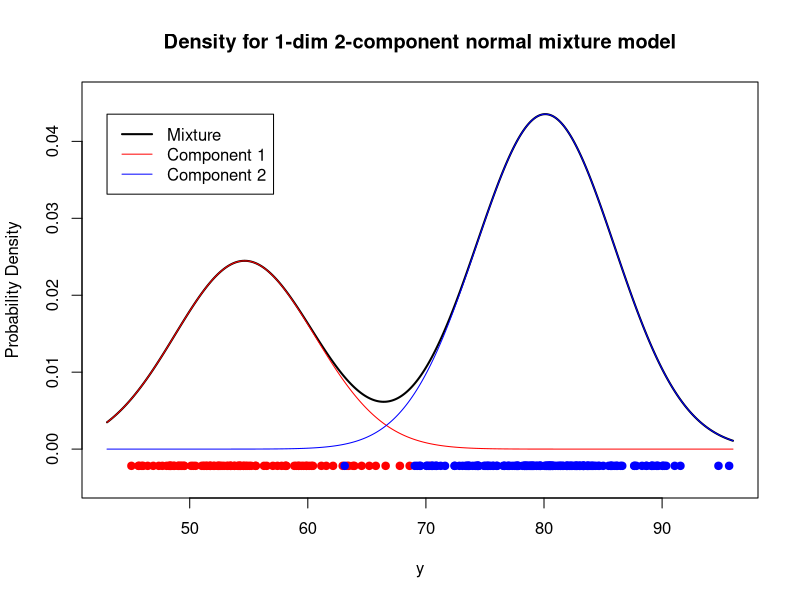

This figure's R source:
# Estimate parameters of 1d finite normal mixture model
# with 2 components for Waiting time observations from
# the Old Faithful data set:

library(mclust)
waiting <- faithful$waiting
n <- length (waiting)
waiting.Mclust <- Mclust (waiting ,model="V",G=2)

# Plot densities:
x <- seq (from=min(waiting),to=max(waiting),length=1000)
den1 <- dnorm (x,mean=waiting.Mclust$parameters$mean[1],
               sd=sqrt(waiting.Mclust$parameters$variance$sigmasq[1]))
den2 <- dnorm (x,mean=waiting.Mclust$parameters$mean[2],
               sd=sqrt(waiting.Mclust$parameters$variance$sigmasq[2]))
tau1 <- waiting.Mclust$parameters$pro [1]
tau2 <- waiting.Mclust$parameters$pro [2]
dens <- tau1*den1 + tau2*den2
plot (x,dens ,type="l",xlab="y",ylab="Probability Density",
      ylim=c(-max(dens)/10,1.05*max(dens)),
      main="Density for 1-dim 2-component normal mixture model",lwd =2)
lines (x,tau1*den1 ,col="red")
lines (x,tau2*den2 , col="blue")
legend (x=min(x),y=max(dens),legend=c("Mixture","Component 1","Component 2"),
        col=c("black","red","blue"),lty=c(1,1,1),lwd=c(2,1,1))

# The density is clearly bimodal, lower in the middle between the two humps
# so there is some separation between the two mixture components
# separation is not total, thereis some overlap between the points from the two

# Simulate and plot a sample from the distribution:
sim.results <- simV (waiting.Mclust$parameters ,n,seed=0)
ysim <- sim.results [,2]
groupsim <- sim.results[,"group"]
ysim1 <- ysim[groupsim ==1]
ysim2 <- ysim[groupsim ==2]
points (ysim1 ,rep(-max(dens)/20,length(ysim1)),col="red",pch =19)
points (ysim2 ,rep(-max(dens)/20,length(ysim2)),col="blue",pch =19)
